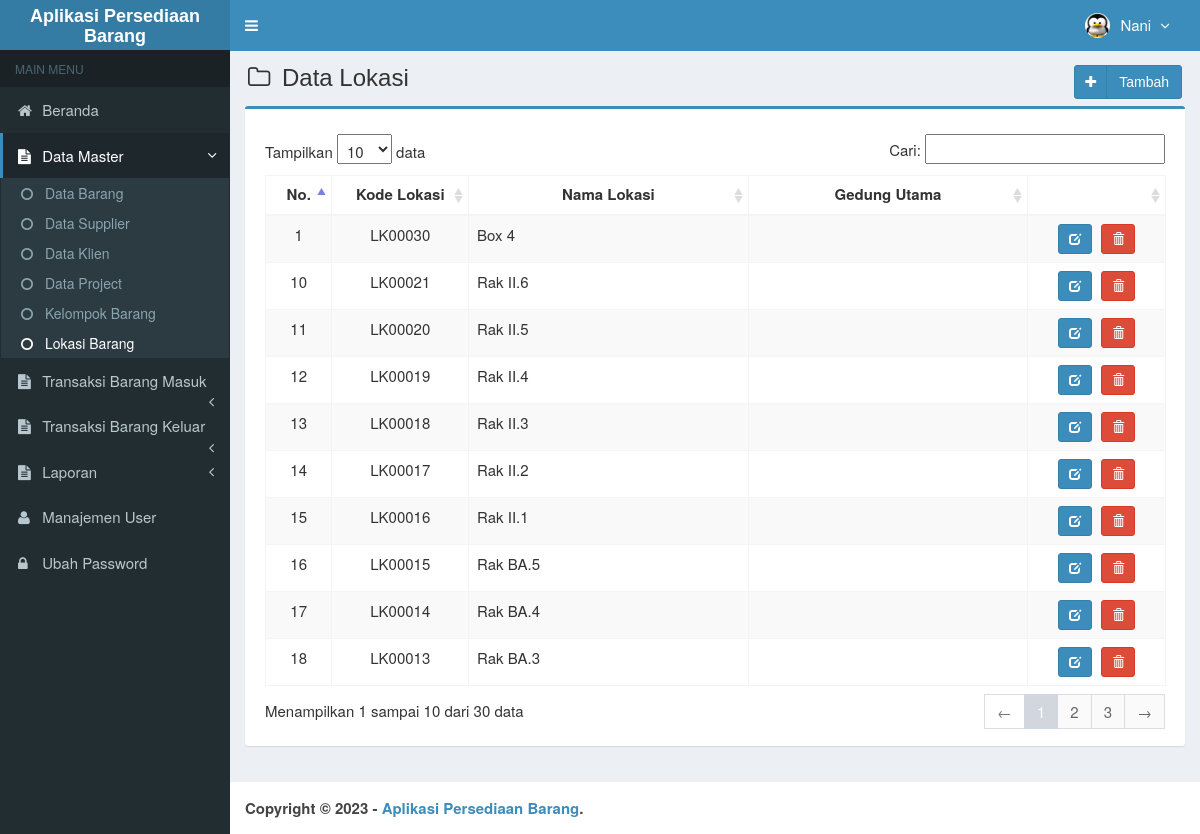
The page /main.php?module=lokasi (signed in) on the database its author committed.
### tables this page shows
CREATE TABLE `is_users` (
  `id_user` int(3) NOT NULL,
  `username` varchar(50) NOT NULL,
  `nama_user` varchar(50) NOT NULL,
  `password` varchar(50) NOT NULL,
  `email` varchar(50) DEFAULT NULL,
  `telepon` varchar(13) DEFAULT NULL,
  `foto` varchar(100) DEFAULT NULL,
  `hak_akses` enum('Super Admin','Manajer','Gudang') NOT NULL,
  `status` enum('aktif','blokir') NOT NULL DEFAULT 'aktif',
  `created_at` timestamp NOT NULL DEFAULT current_timestamp(),
  `updated_at` timestamp NOT NULL DEFAULT current_timestamp() ON UPDATE current_timestamp()
);

CREATE TABLE `lokasi` (
  `id_lokasi` int(7) NOT NULL,
  `kode_lokasi` varchar(8) NOT NULL,
  `nama_lokasi` varchar(20) NOT NULL,
  `gedung` varchar(20) NOT NULL
);

### modules/lokasi/view.php (the view, shortened to what this page needs)
<section class="content-header">
  <h1>
    <i class="fa fa-folder-o icon-title"></i> Data Lokasi
    <a class="btn btn-primary btn-social pull-right" href="?module=form_lokasi&form=add" title="Tambah Data" data-toggle="tooltip">
      <i class="fa fa-plus"></i> Tambah
    </a>
  </h1>
</section>
<section class="content">
  <div class="row">
    <div class="col-md-12">
      <div class="box box-primary">
        <div class="box-body">
          <table id="dataTables1" class="table table-bordered table-striped table-hover">
            <thead>
              <tr>
                <th class="center">No.</th>
                <th class="center">Kode Lokasi</th>
                <th class="center">Nama Lokasi</th>
                <th class="center">Gedung Utama</th>
                <th></th>
              </tr>
            </thead>
            <tbody>
            <?php
            $no = 1;
            $query = mysqli_query($mysqli, "SELECT kode_lokasi,nama_lokasi,gedung FROM lokasi ORDER BY kode_lokasi DESC")
                                            or die('Ada kesalahan pada query tampil Data lokasi: '.mysqli_error($mysqli));
            while ($data = mysqli_fetch_assoc($query)) {
              echo "<tr>
                      <td width='30' class='center'>$no</td>
                      <td width='80' class='center'>$data[kode_lokasi]</td>
                      <td width='180'>$data[nama_lokasi]</td>
                      <td width='180'>$data[gedung]</td>
                      <td class='center' width='80'>
                        <div>
                          <a data-toggle='tooltip' data-placement='top' title='Ubah' style='margin-right:5px' class='btn btn-primary btn-sm' href='?module=form_lokasi&form=edit&id=$data[kode_lokasi]'>
                              <i style='color:#fff' class='glyphicon glyphicon-edit'></i>
                          </a>";
            ?>
                          <a data-toggle="tooltip" data-placement="top" title="Hapus" class="btn btn-danger btn-sm" href="modules/lokasi/proses.php?act=delete&id=<?php echo $data['kode_lokasi'];?>" onclick="return confirm('Anda yakin ingin menghapus lokasi <?php echo $data['nama_lokasi']; ?> ?');">
                              <i style="color:#fff" class="glyphicon glyphicon-trash"></i>
                          </a>
            <?php
              echo "    </div>
                      </td>
                    </tr>";
              $no++;
            }
            ?>
            </tbody>
          </table>
        </div>
      </div>
    </div>
  </div>
</section><!-- /.content

### top-menu.php (shortened to what this page needs)
<?php
require_once "config/database.php";
$query = mysqli_query($mysqli, "SELECT id_user, nama_user, foto, hak_akses FROM is_users WHERE id_user='$_SESSION[id_user]'")
                                or die('Ada kesalahan pada query tampil Manajemen User: '.mysqli_error($mysqli));
$data = mysqli_fetch_assoc($query);
?>
<li class="dropdown user user-menu">
  <a href="#" class="dropdown-toggle" data-toggle="dropdown">
  <?php
  if ($data['foto']=="") { ?>
    <img src="images/user/user-default.png" class="user-image" alt="User Image"/>
  <?php
  }
  else { ?>
    <img src="images/user/<?php echo $data['foto']; ?>" class="user-image" alt="User Image"/>
  <?php
  }
  ?>
    <span class="hidden-xs"><?php echo $data['nama_user']; ?> <i style="margin-left:5px" class="fa fa-angle-down"></i></span>
  </a>
</li>

### assets/css/style.css (style rules this page uses)
.btn-social *:first-child { border-right: 1px solid rgba(0, 0, 0, 0.1); bottom: 0; font-size: 1em !important; left: 0; line-height: 32px !important; position: absolute; text-align: center; top: 0; width: 32px !important; }
.content-header { padding: 15px 18px 0; position: relative; }
.center { text-align:center; }
.icon-title { margin-right: 5px; }
body { background-color: #fff; color: #333; font-size: 15px; line-height: 1.42857; }

### rows shown on the page
is_users: foto (picture), nama_user "Nani"
lokasi: kode_lokasi "LK00030", nama_lokasi "Box 4"
lokasi: kode_lokasi "LK00021", nama_lokasi "Rak II.6"
lokasi: kode_lokasi "LK00020", nama_lokasi "Rak II.5"
lokasi: kode_lokasi "LK00019", nama_lokasi "Rak II.4"
lokasi: kode_lokasi "LK00018", nama_lokasi "Rak II.3"
lokasi: kode_lokasi "LK00017", nama_lokasi "Rak II.2"
lokasi: kode_lokasi "LK00016", nama_lokasi "Rak II.1"
lokasi: kode_lokasi "LK00015", nama_lokasi "Rak BA.5"
lokasi: kode_lokasi "LK00014", nama_lokasi "Rak BA.4"
lokasi: kode_lokasi "LK00013", nama_lokasi "Rak BA.3"
